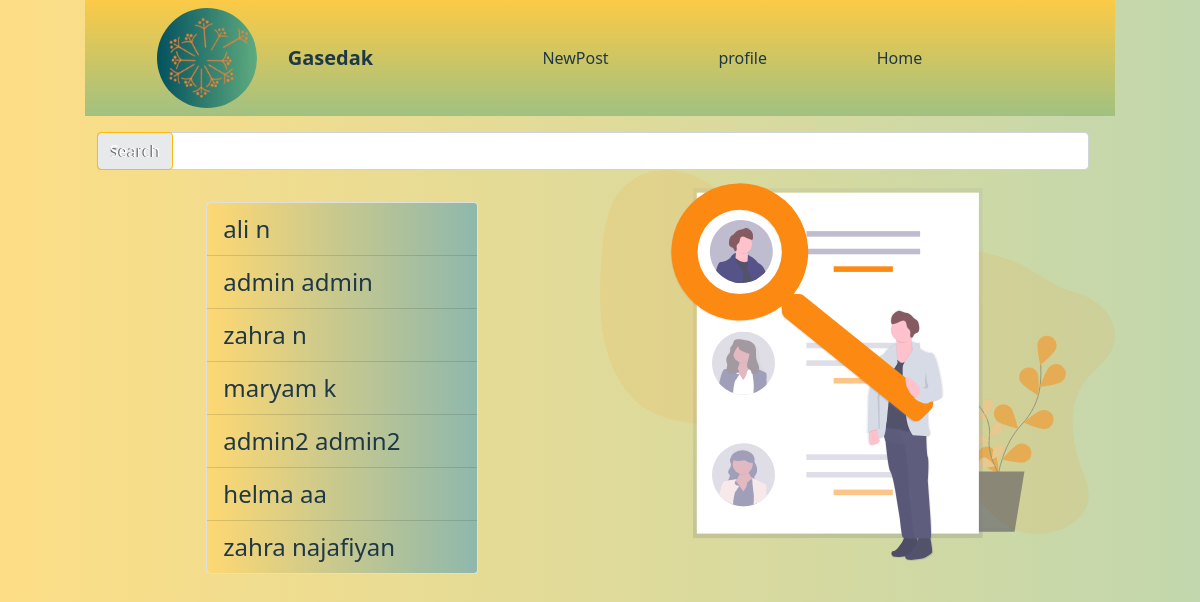
The app's page /user/search/ (signed in), older data.
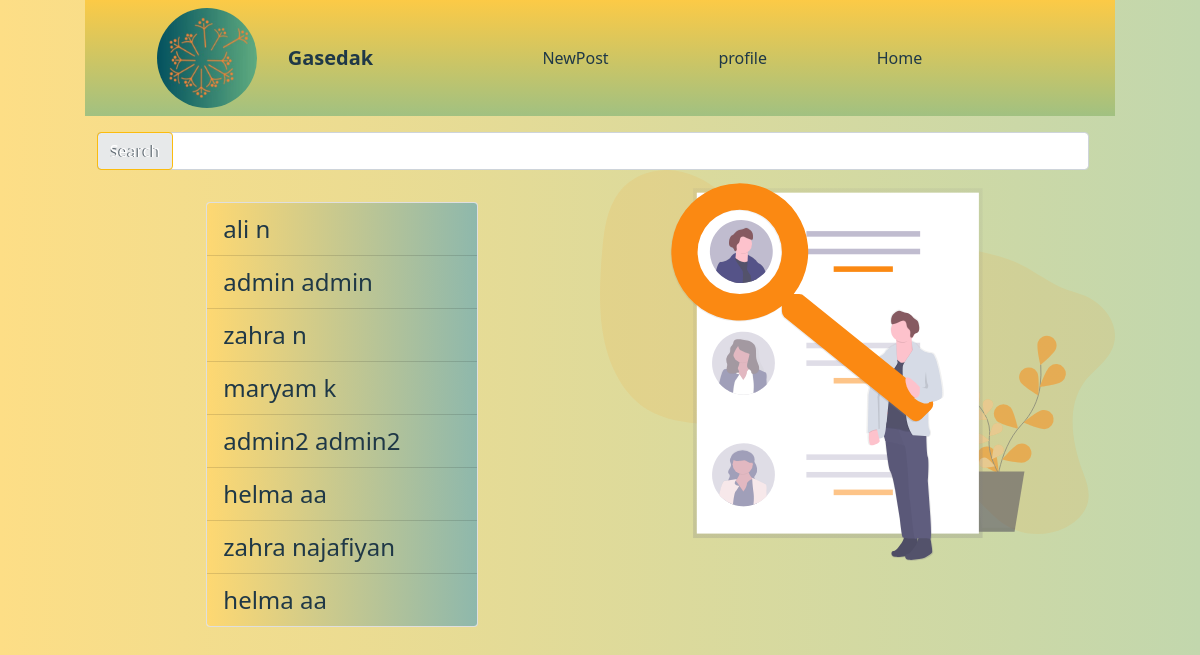
The same page, newer data.
### apps/account/models/user.py (models this page shows, shortened)
class User(AbstractBaseUser, PermissionsMixin):
    CHOICE_GENDER = [('0', 'Prefer Not To Say'), ('1', "Female"), ('2', 'Male')]
    first_name = models.CharField('First Name', max_length=30, validators=[name_validation])
    last_name = models.CharField('Last Name', max_length=30, validators=[name_validation])
    email = models.EmailField('Address Email', unique=True, null=True, blank=True)
    phone_number = models.CharField('Phone Numbers', unique=True, null=True, blank=True, max_length=11)
    token_sms = models.CharField(null=True, blank=True, max_length=6)
    user_name = models.CharField('Email or phone number', unique=True, max_length=50,
                                 validators=[user_name_validator])
    photo_profile = models.ImageField('Photo Profile', upload_to='profile/%y/%m/%d/', blank=True, null=True)
    gender = models.CharField("Gender", blank=True, null=True, max_length=1, choices=CHOICE_GENDER,
                              default='0')
    bio = models.TextField("Bio", blank=True, null=True)
    website = models.URLField('Address Website', blank=True, null=True)
    follow = models.ManyToManyField('account.User', related_name='following',
                                    through='Follow')
    request_follow = models.ManyToManyField('account.User', related_name='RequestFollow',
                                            through='RequestFollow')
    is_active = models.BooleanField(_('active'), default=True)
    is_superuser = models.BooleanField(_('superuser'), default=False)
    is_staff = models.BooleanField(_('staff'), default=False)
    objects = UserManagers()
    REQUIRED_FIELDS = []
    USERNAME_FIELD = 'user_name'
    class Meta:
        verbose_name = _('User')
        verbose_name_plural = _('Users')
        app_label = 'account'

### apps/account/views.py (the view, shortened to what this page needs)
# urls.py: path('search/', UserListSearch.as_view(), name='search_result'),
class UserListSearch(LoginRequiredMixin, View):
    def get(self, request):
        form = SearchUserForm()
        data = " "
        return render(request, 'user/search.html', {'form': form, 'data': data})

### apps/account/forms.py
class SearchUserForm(forms.ModelForm):
    search = forms.CharField(max_length=100)
    class Meta:
        model = User
        fields = ['search']
        widgets = {
            'placeholder': "Text to search"}

### apps/account/templatetags/custom_tag_account.py (called while the page is built)
@register.inclusion_tag('user/user_list.html')
def user_list():
    users = User.objects.all()
    return {"users": users}

### apps/account/templates/user/search.html (shortened to what this page needs)
{% extends 'base.html' %}
{% load custom_tag_account %}
{% load widget_tweaks %}
{% load static %}
{% block header_content %}
    <img src="{% static "images/page/logo1.jpg" %}" width="100" height="100"
         class="logo d-inline-block align-top">
    <a class="link-header navbar-brand" style="color: #1F3847" href="#">Gasedak</a>
    <div class="collapse navbar-collapse" id="navbarNavDropdown">
        <ul class="navbar-nav" style="margin-left: 20%;">
            <li class="li_nav nav-item active padding-li">
                <a class="nav-link" style="color: #1F3847;" href="{% url "new_post" %}">NewPost</a>
            </li>
            <li class="li_nav nav-item padding-li"><a class="nav-link" style="color: #1F3847"
                                                      href="{% url "profile" user.id %}">profile</a></li>
            <li class="li_nav nav-item padding-li">
                <a class="nav-link" style="color: #1F3847" href="{% url "home" %}">Home</a>
            </li>
        </ul>
    </div>
{% endblock %}
{% block content %}
    <link rel="stylesheet" type="text/css" href='{% static 'css/user/search/search.css' %}'>
    <div>
        <div class="container">
            <form action="" method="post">
                <div class="row">
                    <div class="col">
                {% render_field form.search type="search" style="width:62rem ;" id="text_input" class="form-control" placeholder="search" %}
                    </div>
                    <div style="position: relative" class="col">
                        <button type="submit" class="btn btn-primary mt-3">Search</button>
                    </div>
                </div>
            </form>
        </div>
        <img class="img-fluid rounded float-right" style="float: right;width: 50%;height: 40% "
             src="{% static "images/page/people_search.svg" %}">
        {% if data == " " %}
            <div class="card" style="width:  17rem ;margin: 2rem auto;">{% user_list %}</div>
        {% endif %}
    </div>
{% endblock %}

### apps/account/templates/user/user_list.html
<ul class="list-group list-group-flush">
    {% for user in users %}
        <li class="list-group-item" style="background: linear-gradient(to left, #8EB8AC, #FED872);"><a class="a_link"
                               href="{% url 'profile' user.pk %}">{{ user.first_name }} {{ user.last_name }}</a></li>
    {% endfor %}
</ul>

Row changes from the older to the newer data that the page shows:
added User: first_name "helma", last_name "aa"
